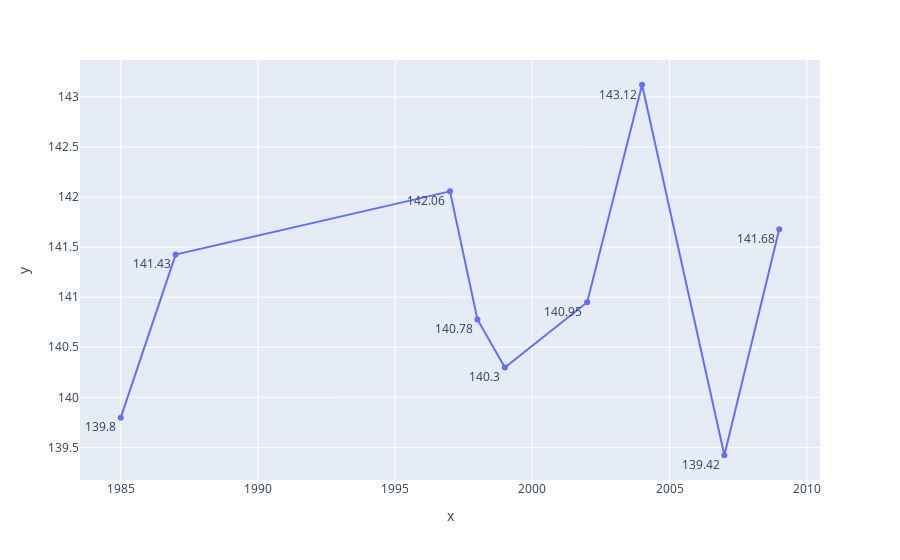

The cell this chart's notebook holds for it:
### Code cell
iplot(px.line(y=x1.values,x=x1.index,text=np.round(x1.values,2),).update_traces(textposition='bottom left'))

### Figure 1 — Plotly figure (JSON) as saved in the notebook; plotly's stock layout.template omitted (floating-point values rounded to 4 significant figures)
{"data": [{"hovertemplate": "x=%{x}<br>y=%{y}<br>text=%{text}<extra></extra>", "legendgroup": "", "line": {"color": "#636efa", "dash": "solid"}, "marker": {"symbol": "circle"}, "mode": "lines+markers+text", "name": "", "orientation": "v", "showlegend": false, "text": [139.8, 141.4, 142.1, 140.8, 140.3, 140.9, 143.1, 139.4, 141.7], "textposition": "bottom left", "type": "scatter", "x": [1985, 1987, 1997, 1998, 1999, 2002, 2004, 2007, 2009], "xaxis": "x", "y": [139.8, 141.4, 142.1, 140.8, 140.3, 141.0, 143.1, 139.4, 141.7], "yaxis": "y"}], "layout": {"autosize": true, "legend": {"tracegroupgap": 0}, "margin": {"t": 60}, "xaxis": {"anchor": "y", "autorange": true, "domain": [0, 1], "range": [1984.0, 2010.0], "title": {"text": "x"}, "type": "linear"}, "yaxis": {"anchor": "x", "autorange": true, "domain": [0, 1], "range": [139.1, 143.4], "title": {"text": "y"}, "type": "linear"}}}
